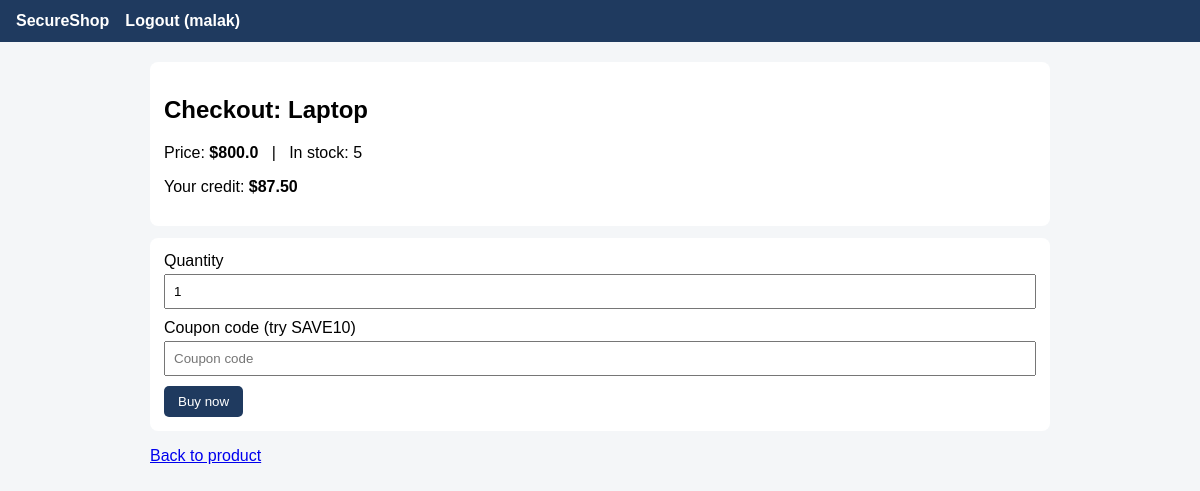
Page /checkout/1 (signed in) on the committed database.
### tables this page shows
CREATE TABLE users(
        id INTEGER PRIMARY KEY,
        username TEXT UNIQUE,
        email TEXT,
        password TEXT,
        role TEXT DEFAULT 'user',
        credit REAL DEFAULT 100);

CREATE TABLE products(
        id INTEGER PRIMARY KEY,
        name TEXT,
        description TEXT,
        price REAL,
        stock INTEGER);

### app.py (the view, shortened to what this page needs)
@app.route("/checkout/<int:pid>", methods=["GET", "POST"])
def checkout(pid):
    if not session.get("uid"):
        flash("Please log in first.", "error")
        return redirect(url_for("login"))
    db = get_db()
    p = db.execute("SELECT * FROM products WHERE id=?", (pid,)).fetchone()
    user = db.execute("SELECT * FROM users WHERE id=?", (session["uid"],)).fetchone()
    if p is None:
        db.close()
        flash("Product not found.", "error")
        return redirect(url_for("index"))
    db.close()
    return render_template("checkout.html", p=p, user=user, secure=SECURE_MODE)

### app.py (called while the page is built)
def get_db():
    db = sqlite3.connect(DB_PATH)
    db.row_factory = sqlite3.Row
    return db

### templates/checkout.html (shortened to what this page needs)
{% extends "base.html" %}
{% block content %}
<div class="card">
  <h2>Checkout: {{ p['name'] }}</h2>
  <p>Price: <b>${{ p['price'] }}</b> &nbsp; | &nbsp; In stock: {{ p['stock'] }}</p>
  <p>Your credit: <b>${{ '%.2f'|format(user['credit']) }}</b></p>
</div>
<form method="post" class="card">
  <label>Quantity</label>
  <input type="number" name="qty" value="1">
  <label>Coupon code (try SAVE10)</label>
  <input type="text" name="coupon" placeholder="Coupon code">
  <button type="submit" class="btn">Buy now</button>
</form>
<p><a href="{{ url_for('product', pid=p['id']) }}">Back to product</a></p>
{% endblock %}

### templates/base.html (shortened to what this page needs)
<!doctype html>
<html lang="en">
<head>
</head>
<body>
  <nav>
    <a href="/">SecureShop</a>
    {% if session.get('uid') %}
      <a href="/logout">Logout ({{ session['username'] }})</a>
    {% else %}
      <a href="/login">Login</a>
      <a href="/register">Register</a>
    {% endif %}
  </nav>
  <main>
    {% block content %}{% endblock %}
  </main>
</body>
</html>

### templates/base.html (style rules this page uses)
body { font-family: Arial, sans-serif; margin: 0; background: #f4f6f8; }
nav { background: #1f3a5f; padding: 12px 16px; display: flex; gap: 16px; flex-wrap: wrap; }
nav a { color: white; text-decoration: none; font-weight: bold; }
main { max-width: 900px; margin: 20px auto; padding: 0 14px; }
.card { background: white; border-radius: 8px; padding: 14px; margin-bottom: 12px; }
input { width: 100%; padding: 8px; margin: 4px 0 10px; box-sizing: border-box; }
.btn { background: #1f3a5f; color: white; border: 0; padding: 8px 14px; border-radius: 5px; cursor: pointer; }

### rows in the picture
users: username "malak", credit "87.50"
products: name "Laptop", price "800.0", stock "5"
